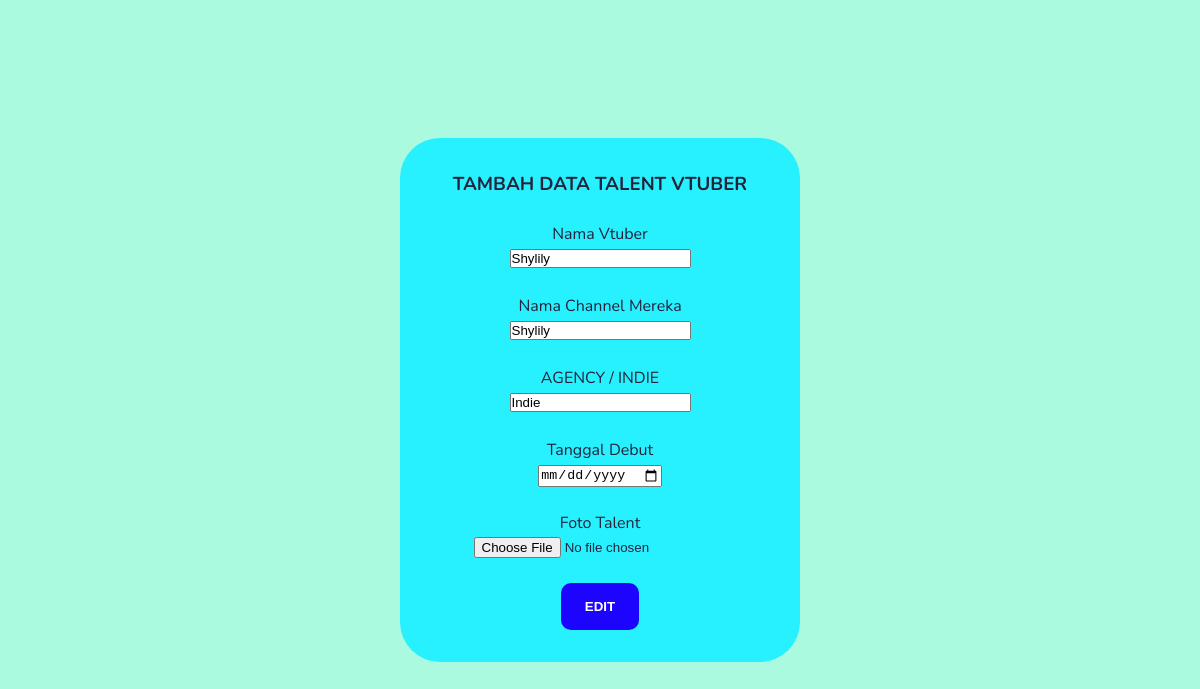
The page /editform.php?id=9 on the database its author committed.
### tables this page shows
CREATE TABLE `agency` (
  `id` int(11) NOT NULL,
  `nama` varchar(100) NOT NULL,
  `ytname` varchar(50) NOT NULL,
  `status` varchar(50) NOT NULL,
  `debut` varchar(20) NOT NULL,
  `gambar` varchar(50) NOT NULL
);

### editform.php (the view, shortened to what this page needs)
<?php
    require 'config.php';
    if (isset($_GET['id'])) {
        $id = $_GET['id'];
    }
    $result = mysqli_query($db, "SELECT * FROM agency WHERE id = '$id' ");
    $row = mysqli_fetch_array($result);
?>
<!DOCTYPE html>
<html lang="en">
<head>
    <link rel="stylesheet" href="styleAdd.css">
</head>
<body>
    <div class="form">
        <h3>TAMBAH DATA TALENT VTUBER</h3><br>
        <form action="" method="post" enctype="multipart/form-data">
            <label for="">Nama Vtuber</label><br>
            <input type="text" name="nama" value=<?=$row['nama'];?>> <br><br>
            <label for="">Nama Channel Mereka</label><br>
            <input type="text" name="ytname" value=<?=$row['ytname'];?>> <br><br>
            <label for="">AGENCY / INDIE</label> <br>
            <input type="text" name="status" value=<?=$row['status'];?>> <br><br>
            <label for="">Tanggal Debut</label><br>
            <input type="date" name="debut"><br><br>
            <label for="">Foto Talent</label><br>
            <input type="file" name="gambar"><br><br>
            <button type="submit" name='submit' class="submit">EDIT</button>
        </form>
    </div>
</body>
</html>

### styleAdd.css (style rules this page uses)
* { margin: 0; padding: 0; box-sizing: border-box; }
body { font-family: "Nunito", sans-serif; color: #26223B; background-color : rgb(169, 250, 223); background-position:right center; background-size: cover; position:relative; margin: 0px; background-attachment: fixed; line-height: 1.5; display: flex; height: 100vh; flex-direction: column; align-items: center; justify-content: center; text-align: center; }
.form { border-radius: 40px; background: #28f1ff; width: 400px; padding: 2rem; }
.submit { border-radius: 10px; background: #1d04ff; color: #ffffff; font-weight: bold; padding: 1rem 1.5rem; border: none; cursor: pointer; }

### rows shown on the page
agency: nama "Shylily", ytname "Shylily", status "Indie"
